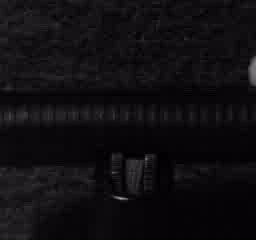
//> input picture pictures/frame_0.jpg, 256 x 240 px; its folder holds only this picture in this run
$ ./main pictures/frame_0.jpg   (built with g++ and OpenCV 4)
//> lines starting //> are read from the running program, lines starting //| are printed output that depends on the picture
### audio_creator.h
#include <SDL2/SDL.h>
#include <SDL2/SDL_thread.h>
#include <SDL2/SDL_mixer.h>

#include <list>

#include <stdlib.h>
#include <string.h>
#include <stdio.h>
#include <math.h>

// Prints a message and exits with EXIT_FAILURE.
#define FAIL(...) { fprintf(stderr, __VA_ARGS__); exit(EXIT_FAILURE); }

// A class for some basic audio functions
class Audio
{
public:
    // Opens SDL Mixer
    static void Open();

    // Closes SDL Mixer
    static void Close();

    // Plays the given audio, immediately. Does not block.
    // buf: Samples for two channels, interleaved, at the frequency given by GetFrequency.
    // len: The number of samples in channel one plus the number of samples in
    //      channel two
    static void Play(const float * buf, size_t len);

    // Sleeps until there is no more audio playing
    static void WaitForSilence();

    // Returns the frequency to use for playing samples
    // [4 lines left out: function GetFrequency, not called in this run]

private:

    // A list which keeps track of which chunks have been played, and which channel they
    // were played on. We need to manage the chunks ourselves because otherwise SDL won't
    // automatically delete them.
    typedef std::list<std::pair<Mix_Chunk*, int /* channel number */ > > ChunkList;
    static ChunkList chunks_played;
};

// Declare this again to satisfy the linker
Audio::ChunkList Audio::chunks_played;

///////////////////////////////////////////////////////////////////////////////
// [83 lines left out: functions Open, Close, Play, WaitForSilence, not called in this run]

// [52 lines of commented-out code are left out]

### main.cpp
#include "opencv/cv.h"
#include "opencv/highgui.h"
#include "opencv2/imgproc/imgproc.hpp"
#include "math.h"
#include "audio_creator.h"

#include <iostream>
#include <string>

using namespace cv;
using namespace std;

Mat modifyImage(Mat image) {
  Mat res;
  // convert RGB to gray
  cvtColor(image, res, CV_BGR2GRAY);

  // resize image
  Size size(64, 64);
  resize(res, res, size);

  // normalize image
  res.convertTo(res, CV_32FC1);
  normalize(res, res, 0.0, 1.0, NORM_MINMAX);

  for(int y = 0; y < res.rows; ++y) {
    for(int x = 0; x < res.cols; ++x) {
      float pixel = res.at<float>(x,y);
      if(pixel > 0)
	pixel = floor(pixel*16);
      if(pixel < 0)
	pixel = ceil(pixel*16);

      pixel = pixel / 16;

      res.at<float>(x,y) = pixel;
    }
  }

  return res;
}

void img2freq(Mat input) {
  Audio::Open();

  // create freq matrix and fill with a default value of 0
  float freq[64] = {0};

  // center frequency on 'A'
  // sequentially create higher and lower frequencies
  freq[31] = 440.0;
  for(int i = 32; i < 64; ++i) {
    freq[i] = freq[i-1] * pow(2.0, (1.0/12.0));
  }
  for(int i = 30; i > -1; --i) {
    freq[i] = freq[i+1] * pow(2.0, (-1.0/12.0));
  }

  const size_t n = 500;
  // click sound
  float click[n];
  // t = time == samples
  float t[n];
  for(int i = 0; i < n; ++i) {
    t[i] = (i+1)/Audio::GetFrequency();
    click[i] = sinf(2.0*float(M_PI)*50*t[i]);
  }

  // TODO: change signals to a 2d array and store all before playing
  // to reduce 'clunkiness'
  // sound every column as a chord
  for(int col = 0; col < 64; ++col) {
    // 500 signals per column
    float signals[n] = {0};
    for(int row = 0; row < 64; ++row) {
      float value = input.at<float>(row,col);
      int m = 64-row;
      float ss[n];
      for(int i = 0; i < n; ++i) {
	ss[i] = sinf(2.0*float(M_PI)*freq[m]*t[i]);
	signals[i] = signals[i] + value * ss[i];
      }
    }
    for(int i = 0; i < n; ++i) {
      signals[i] = signals[i]/64;
    }
    Audio::Play(signals, n);
    Audio::WaitForSilence();
  }
  Audio::Play(click, n);
  Audio::WaitForSilence();
}

// extracts frames to jpg from video file
void frameExtractor(CvCapture *capture) {
  int fps = (int)cvGetCaptureProperty(capture, CV_CAP_PROP_FPS);

  IplImage* frame = NULL;
  int frame_number = 0;
  char key = 0;

  while(key != 'q') {
    frame = cvQueryFrame(capture);
    if(!frame)
      break;

    char filename[100];
    strcpy(filename, "pictures/frame_");

    char frame_id[30];
    sprintf(frame_id, "%d", frame_number);
    strcat(filename, frame_id);
    strcat(filename, ".jpg");

    cout << "Saving: " << filename << endl;

    if(!cvSaveImage(filename, frame)) {
      cout << "cvSaveImage failed" << endl;
      break;
    }

    frame_number++;

    key = cvWaitKey(1000/fps);
  }

  cvReleaseCapture(&capture);
}

int main(int argc, char** argv) {
  // reads video file as argument
  if(argc < 2) {
    cout << "Usage: ./program <filename>" << endl;
    return -1;
  }

  cout << "Filename: " << argv[1] << endl;

  CvCapture *capture = cvCaptureFromAVI(argv[1]);
  if(!capture) {
    cout << "File not found" << endl;
    return -1;
  }

  frameExtractor(capture);
//> in frameExtractor, frame is the input picture: 240 rows x 256 cols, CV_8UC3; mean B, G, R 16.9, 13.9, 15.9
//> the 'q' key is pressed

  String path("pictures/*.jpg");
  vector<String> fn;
  int frame_counter = 0;

  glob(path, fn, true);
  for(size_t k = 0; k < fn.size(); ++k) {
    Mat im = imread(fn[k]);

    // exit if empty
    if(im.empty())
      continue;

    Mat res = modifyImage(im);
//> in modifyImage, `resize(res, res, size);`:
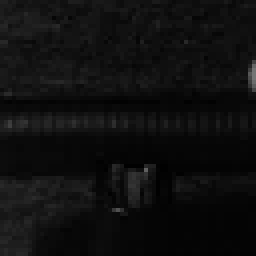
//> res: 64 rows x 64 cols, CV_8UC1 (shown 4 times larger); min 1, max 117, mean 14.9
//> in modifyImage, `normalize(res, res, 0.0, 1.0, NORM_MINMAX);`:
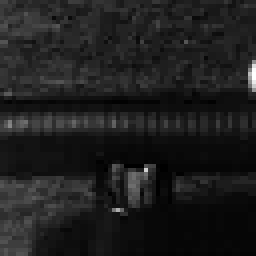
//> res: 64 rows x 64 cols, CV_32FC1 (shown 4 times larger); min 0, max 1, mean 0.119

    frame_counter++;
    cout << "Frame #" << frame_counter << endl;
    img2freq(res);
//> (in Open, `Mix_Init(0);` was passed over: Mix_Init is not available in this run)
//> (the run ends here: the program needs code that is not available in this run, at `int rc = Mix_OpenAudio(`)

$ run again, on pictures/frame_101.jpg
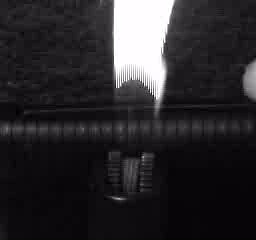
//> input picture pictures/frame_101.jpg, 256 x 240 px
//> in frameExtractor, frame is the input picture: 240 rows x 256 cols, CV_8UC3; mean B, G, R 43.4, 40.5, 42.5
//> in modifyImage, `resize(res, res, size);`:
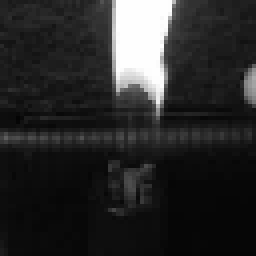
//> res: 64 rows x 64 cols, CV_8UC1 (shown 4 times larger); min 4, max 255, mean 41.5
